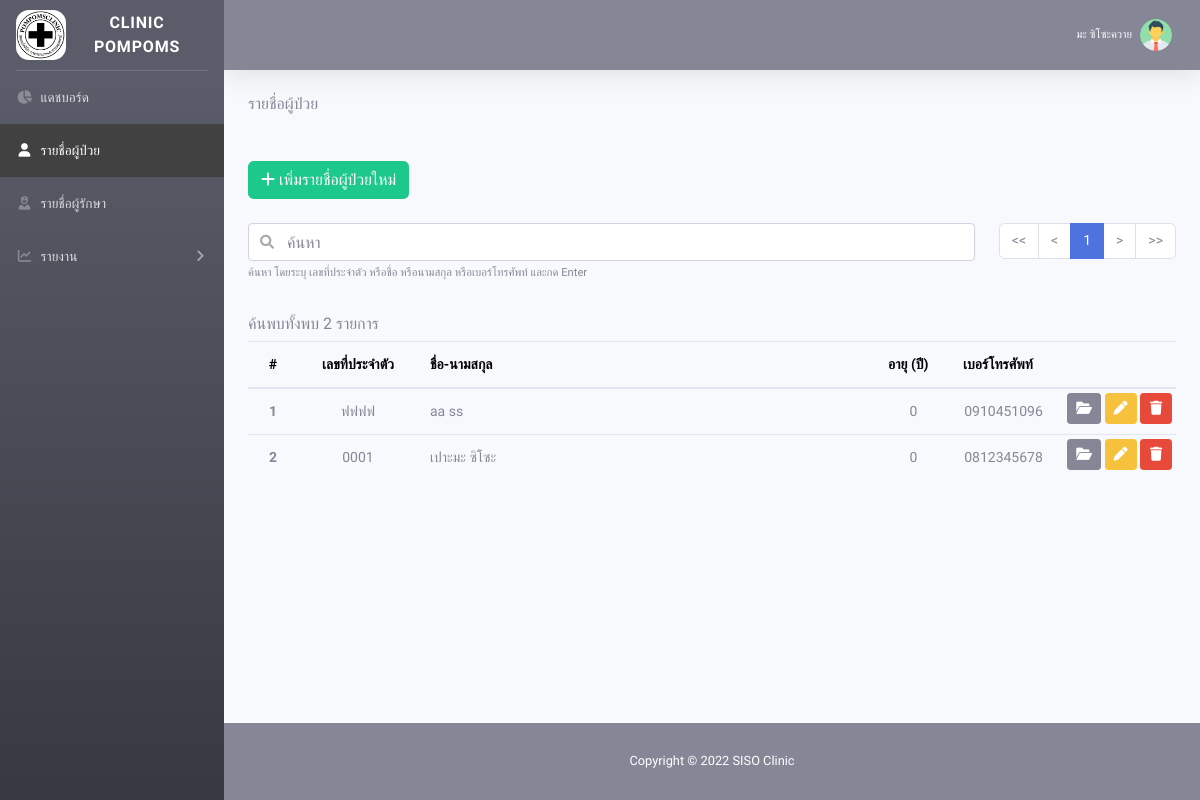
The page /?page=patient (signed in) on the database as committed earlier.
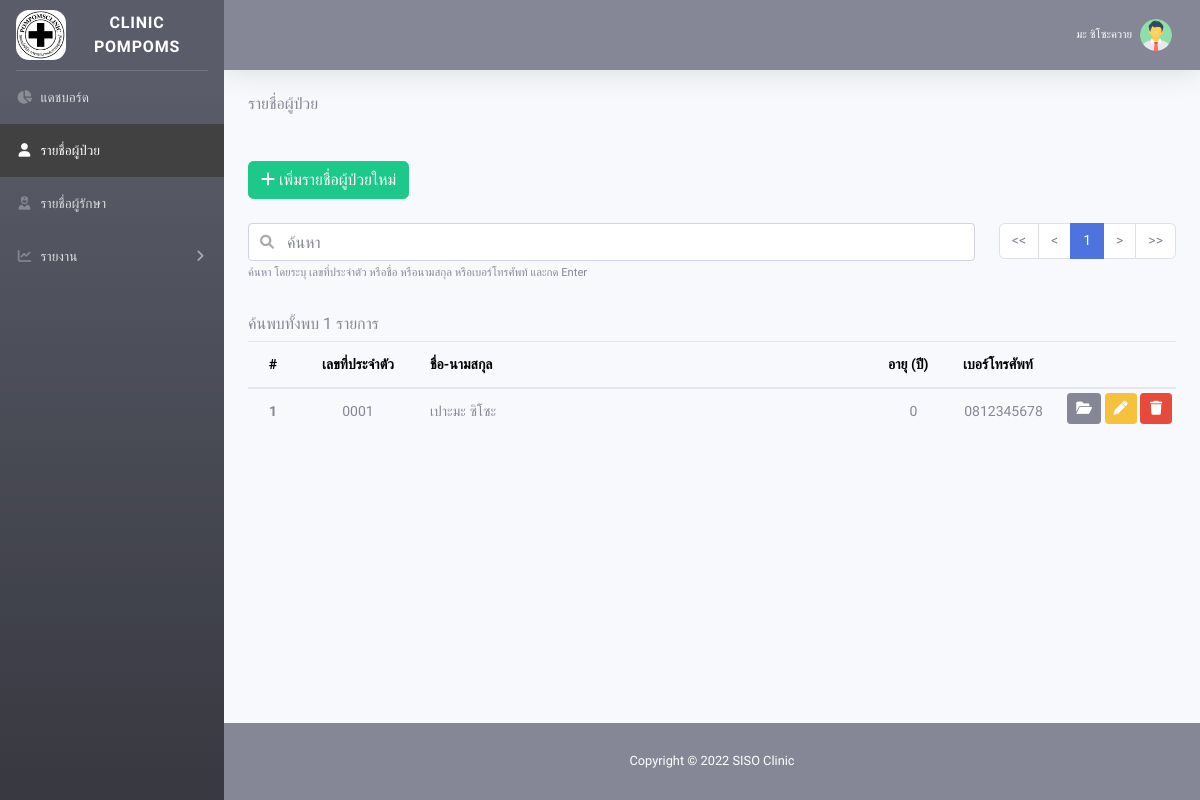
The same page on the database as committed later.
### tables this page shows
CREATE TABLE `user`  (
  `user_id` int(11) NOT NULL,
  `user_name` varchar(200) NULL DEFAULT NULL,
  `user_lname` varchar(200) NULL DEFAULT NULL,
  `username` varchar(200) NULL DEFAULT NULL,
  `password` varchar(200) NULL DEFAULT NULL,
  `image` varchar(200) NULL DEFAULT NULL,
  `status` varchar(1) NULL DEFAULT NULL,
  `add_by` int(11) NULL DEFAULT NULL,
  `add_when` datetime(0) NULL DEFAULT NULL,
  `edit_by` int(11) NULL DEFAULT NULL,
  `edit_when` datetime(0) NULL DEFAULT NULL,
  PRIMARY KEY (`user_id`) USING BTREE
);

CREATE TABLE `patient`  (
  `patient_id` int(11) NOT NULL,
  `patient_name` varchar(200) NULL DEFAULT NULL,
  `patient_lname` varchar(200) NULL DEFAULT NULL,
  `phone` varchar(20) NULL DEFAULT NULL,
  `idcard` varchar(50) NULL DEFAULT NULL COMMENT 'เลขที่ประจำตัว',
  `bdate` date NULL DEFAULT NULL COMMENT 'วันเกิด',
  `disease` varchar(200) NULL DEFAULT NULL COMMENT 'โรคประจำตัว',
  `lose` varchar(200) NULL DEFAULT NULL COMMENT 'แพ้ยา',
  `status` varchar(1) NULL DEFAULT NULL,
  `add_by` int(11) NULL DEFAULT NULL,
  `add_when` datetime(0) NULL DEFAULT NULL,
  `edit_by` int(11) NULL DEFAULT NULL,
  `edit_when` datetime(0) NULL DEFAULT NULL,
  PRIMARY KEY (`patient_id`) USING BTREE
);

### php/autoload.php (called while the page is built, shortened)
<?php
    include_once("class.database.php");
    include_once("function.php");
    include_once("config.php");
    $DB = new Database(HOST, USER, PASS, DBNAME);
    $USER = GetUser();
    function GetUser() {
        global $DB;
        $username = @$_SESSION["username"];
        $password = @$_SESSION["password"];
        $sql = "SELECT * FROM user WHERE status='Y' AND username='".$username."' AND password='".$password."'";
        $obj = $DB->QueryObj($sql);
        if( sizeof($obj)==1 ) return $obj[0];
        return null;
    }

### php/class.database.php (called while the page is built, shortened)
<?php
	class Database {
		var $host = null;
		var $user = null;
		var $pass = null;
		var $dbname = null;
		var $charset = null;
		var $conn = null;
		public function __construct($host, $user, $pass, $dbname, $charset="UTF8") {
			$this->host = $host;
			$this->user = $user;
			$this->pass = $pass;
			$this->dbname = $dbname;
			$this->charset = $charset;
		}
		public function Close() {
			if(!$this->conn->connect_error) return $this->conn->close();
			return null;
		}
		private function Connect() {
			$host = $this->host;
			$user = $this->user;
			$pass = $this->pass;
			$dbname = $this->dbname;
			$this->conn = @new mysqli( $host , $user , $pass, $dbname );
			$this->conn->query("SET NAMES ".$this->charset);
			$this->conn->query("SET sql_mode = 'NO_AUTO_CREATE_USER,NO_ENGINE_SUBSTITUTION'");
		}
		public function Query($sql) {
			$q = $this->conn->query($sql);
			return $q;
		}
		public function QueryObj($sql, $index="") {
			$obj = array();
			$result = $this->Query($sql);
			while($row = $result->fetch_assoc()) {
				if($index=="") $obj[] = $row;
                else $obj[$row[$index]] = $row;
			}
			return $obj;
		}
	}

### php/config.php (called while the page is built, shortened)
<?php
    $GLOBAL = array(
		"ALLOW_SIZE"=>10,
		"ALLOW_PDF"=>array("pdf"),
        "ALLOW_IMAGE"=>array("png", "jpg", "jpeg", "gif"),
        "ALLOW_PNG_JPG"=>array("png", "jpg"),
        "ALLOW_DOC"=>array("pdf", "doc", "docx", "jpg", "png", "xls", "xlsx"),
        "SHOW"=>50,
        "PAGE_SHOW"=>7,
    );

### php/function.php (called while the page is built, shortened)
<?php
    function CalculateAge($date) {
        $arr = explode("-", $date);
        return date("Y")*1 - $arr[0]*1;
    }

### pages/patient/view.php (the view, shortened to what this page needs)
<?php
    $p = @$_GET["p"]*1; if($p==0) $p = 1;
    $search = @$_GET["search"];
    $condition_search = "";
    $sql = "
        SELECT
            p.*
        FROM patient p
        WHERE 1=1
            ".$condition_search."
        ORDER BY p.patient_id DESC
    ";
    $show = $GLOBAL["SHOW"];
    $all = sizeof( $DB->QueryObj($sql) );
    $p_all = ceil( $all/$show );
    $start = ($p-1)*$show;
    $objData = $DB->QueryObj($sql." LIMIT ".$start.", ".$show);
?>
<div id="wrapper-body">
    <h6 class="mb-5">รายชื่อผู้ป่วย</h6>
    <div class="mb-4">
        <a href="./?page=patient-add" class="btn btn-success" title="เพิ่มรายชื่อผู้ป่วยใหม่">
            <i class="fas fa-plus"></i> เพิ่มรายชื่อผู้ป่วยใหม่
        </a>
    </div>
    <div class="row mb-3">
        <div class="col">
            <form id="frm-search" autocomplete="off">
                <div class="input-group inner-icon">
                    <input type="text" id="search" class="form-control" placeholder="ค้นหา"
                        value="<?php echo $search; ?>" style="border-radius: .25rem;">
                </div>
                <small class="form-text text-muted mb-3">ค้นหา โดยระบุ เลขที่ประจำตัว หรือชื่อ หรือนามสกุล
                    หรือเบอร์โทรศัพท์ และกด
                    Enter</small>
            </form>
        </div>
        <div class="col-md-auto">
            <?php
                if( sizeof($objData)>0 ) {
                    $href = "./?page=".$PAGE;
                    $p_show = 7;
                    $diff_center = floor($p_show/2);
                    $min_page = $p-$diff_center;
                    $max_page = $p+$diff_center;
                    $duration = 0;
                    if( $min_page<1 ) $duration=1-$min_page;
                    else if( $max_page>$p_all ) $duration=$p_all-$max_page;
                    $min_page = $min_page+$duration;
                    $max_page = $max_page+$duration;
                    if( $max_page>$p_all ) $max_page = $p_all;
            ?>
            <nav aria-label="Page navigation" class="float-right">
                <ul class="pagination mb-2">
                    <?php
                        $disabled_pr = "";
                        $href_pr = $href;
                        if( $p==1 ) {
                            $disabled_pr = "disabled";
                            $href_pr = "#";
                        }
                    ?>
                    <li class="page-item <?php echo $disabled_pr; ?>">
                        <a class="page-link" href="<?php echo $href; ?>" title="หน้าแรก">
                            << </a>
                    </li>
                    <li class="page-item <?php echo $disabled_pr; ?>">
                        <a class="page-link" href="<?php echo $href_pr; ?>" title="หน้าก่อนหน้า">
                            < </a>
                    </li>
                    <?php
                        for($i=$min_page; $i<=$max_page; $i++) {
                            $href_p = $href;
                            $active = "";
                            if( $i==$p ) $active = "active";
                            echo '<li class="page-item '.$active.'"><a class="page-link" href="'.$href_p.'">'.$i.'</a></li>';
                        }
                    ?>
                    <?php
                        $disabled_ne = "";
                        $href_ne = $href;
                        $href_ne .= "&p=".($p+1);
                        if( $p==$p_all ) {
                            $disabled_ne = "disabled";
                            $href_ne = "#";
                        }
                    ?>
                    <li class="page-item <?php echo $disabled_ne; ?>">
                        <a class="page-link" href="<?php echo $href_ne; ?>" title="หน้าถัดไป">></a>
                    </li>
                    <li class="page-item <?php echo $disabled_ne; ?>">
                        <a class="page-link" href="<?php echo $href."&p=".$p_all; ?>" title="หน้าสุดท้าย">>></a>
                    </li>
                </ul>
            </nav>
            <?php
                }
            ?>
        </div>
    </div>
    <h6>ค้นพบทั้งพบ <?php echo $all; ?> รายการ</h6>
    <div class="table-responsive">
        <table class="table">
            <thead>
                <tr>
                    <th scope="col" class="text-center" style="width: 50px;">#</th>
                    <th scope="col" style="width: 120px;" class="text-center">เลขที่ประจำตัว</th>
                    <th scope="col">ชื่อ-นามสกุล</th>
                    <th scope="col" style="width: 75px;">อายุ (ปี)</th>
                    <th scope="col" style="width: 105px;">เบอร์โทรศัพท์</th>
                    <th scope="col" style="width: 120px;"></th>
                </tr>
            </thead>
            <tbody>
                <?php
                    $old_param = "";
                    $old_param .= (@$_GET["search"]!="") ? "&old_search=".$_GET["search"] : "";
                    $old_param .= (@$_GET["p"]!="") ? "&old_p=".$_GET["p"] : "";
                    foreach($objData as $key=>$row) {
                        echo '
                            <tr data-json="'.htmlspecialchars(json_encode($row)).'">
                                <th class="text-center">'.(($show*($p-1))+($key+1)).'</th>
                                <td class="text-center">'.$row["idcard"].'</td>
                                <td>'.$row["patient_name"].' '.$row["patient_lname"].'</td>
                                <td class="text-center">'.CalculateAge($row["bdate"]).'</td>
                                <td class="text-center">'.$row["phone"].'</td>
                                <td class="p-0 pt-1 pr-1 text-right">
                                    <a href="./?page=patient-data'.$old_param.'&patient_id='.$row["patient_id"].'"
                                        class="btn btn-secondary btn-sm" title="เปิดดูประวัติ">
                                        <i class="fas fa-folder-open"></i>
                                    </a>
                                    <a href="./?page=patient-edit&patient_id='.$row["patient_id"].'" title="แก้ไข" class="btn-edit btn btn-warning btn-sm" style="width: 32px">
                                        <i class="fa fa-pen"></i>
                                    </a>
                                    <button title="ลบ" class="btn-del btn btn-danger btn-sm" style="width: 32px">
                                        <i class="fa fa-trash"></i>
                                    </button>
                                </td>
                            </tr>
                        ';
                    }
                ?>
            </tbody>
        </table>
    </div>
</div>

### index.php (shortened to what this page needs)
<?php
    include_once("php/autoload.php");
    $PAGE = isset( $_GET["page"] ) ? $_GET["page"] : 'dashboard';
?>
<!DOCTYPE html>
<html lang="en">
<head>
    <link href="assets/bootstrap-4.3.1/css/bootstrap.min.css" rel="stylesheet">
    <link href="assets/sb-admin-2/css/sb-admin-2.css" rel="stylesheet">
    <link rel="stylesheet" href="assets/fontawesome-free-6.1.1-web/css/all.css">
    <link href="assets/jBox-0.6.4/jBox.all.min.css" rel="stylesheet">
    <link rel="stylesheet" href="assets/fullcalendar-scheduler-5.11.0/main.min.css" />
    <link href="assets/jquery-autocomplete/jquery.auto-complete.css" rel="stylesheet" />
    <link href="assets/index.css?version=<?php echo VERSION; ?>" rel="stylesheet">
</head>
<body id="page-top">
    <div id="wrapper">
        <?php include("master/side-menu.php"); ?>
        <div id="content-wrapper" class="d-flex flex-column">
            <div id="content">
                <?php include("master/navbar.php"); ?>
                <div class="container-fluid">
                    <?php
                        if( ChkPermit() ) {
                            echo '<link href="pages/'.$PAGE.'/view.css?version='.VERSION.'" rel="stylesheet">';
                            include_once("pages/".$PAGE."/view.php");
                        } else {
                            echo '<link href="pages/pagenotfound/view.css?version='.VERSION.'" rel="stylesheet">';
                            echo '<script src="pages/pagenotfound/view.js?version='.VERSION.'"></script>';
                            include_once("pages/pagenotfound/view.php");
                        }
                        function chkPermit() {
                            global $PAGE;
                            if( file_exists("pages/".$PAGE."/view.php") ) return true;
                            return false;
                        }
                    ?>
                </div>
            </div>
            <?php include("master/footer.php"); ?>
        </div>
    </div>
</body>
</html>

### master/side-menu.php (shortened to what this page needs)
<ul class="navbar-nav bg-gradient-dark sidebar sidebar-dark accordion" id="accordionSidebar">
    <a class="sidebar-brand d-flex align-items-center justify-content-center" href="./">
        <div class="sidebar-brand-icon">
            <img src="images/logo.png?version=<?php echo VERSION; ?>" alt="" style="width:50px; border-radius: 13px;">
        </div>
        <div class="sidebar-brand-text mx-3">CLINIC POMPOMS</div>
    </a>
    <hr class="sidebar-divider my-0">
    <?php
        $menu = array("dashboard");
    ?>
    <li class="nav-item <?php if(in_array($PAGE, $menu)) echo 'active'; ?>">
        <a class="nav-link" href="./">
            <i class="fas fa-fw fa-chart-pie"></i>
            <span>แดชบอร์ด</span>
        </a>
    </li>
    <?php
        $menu = array("patient", "patient-data", "patient-add", "patient-edit");
    ?>
    <li class="nav-item <?php if(in_array($PAGE, $menu)) echo 'active'; ?>">
        <a class="nav-link" href="./?page=patient">
            <i class="fas fa-fw fa-user"></i>
            <span>รายชื่อผู้ป่วย</span>
        </a>
    </li>
    <?php
        $menu = array("nurse", "nurse-add", "nurse-edit");
    ?>
    <li class="nav-item <?php if(in_array($PAGE, $menu)) echo 'active'; ?>">
        <a class="nav-link" href="./?page=nurse">
            <i class="fas fa-fw fa-user-nurse"></i>
            <span>รายชื่อผู้รักษา</span>
        </a>
    </li>
    <?php
        $menu = array(
            "calendar",
            "appointment"
        );
    ?>
    <li class="nav-item <?php if(in_array($PAGE, $menu)) echo 'active'; ?>">
        <a class="nav-link <?php if(!in_array($PAGE, $menu)) echo 'collapsed'; ?>" href="" data-toggle="collapse"
            data-target="#collapsePages2">
            <i class="fas fa-fw fa-chart-line"></i>
            <span>รายงาน</span>
        </a>
    </li>
</ul>

### master/navbar.php (shortened to what this page needs)
<nav class="navbar navbar-expand navbar-light bg-secondary topbar mb-4 static-top shadow">
    <ul class="navbar-nav ml-auto">
        <li class="nav-item dropdown no-arrow">
            <a class="nav-link dropdown-toggle" href="#" id="userDropdown" role="button" data-toggle="dropdown"
                aria-haspopup="true" aria-expanded="false">
                <span class="mr-2 d-none d-sm-inline text-white small">
                    <?php echo $USER['user_name']; ?>
                    <?php echo $USER['user_lname']; ?>
                </span>
                <img class="img-profile rounded-circle" src="../fileupload/staffs/<?php echo $USER["image"]; ?>"
                    alt="Profile" onerror="OnError(this, 'images/no-staff.png')">
            </a>
        </li>
    </ul>
</nav>

### master/footer.php
<footer class="sticky-footer bg-secondary text-white">
    <div class="container my-auto">
        <div class="copyright text-center my-auto">
            <span>Copyright &copy; 2022 SISO Clinic</span>
        </div>
    </div>
</footer>

### assets/index.css (style rules this page uses)
html { position: relative; min-height: 100%; }
body { font-family: "Sarabun", sans-serif; font-size: 14px; }
#wrapper-body { margin-bottom: 40px; }
.text-right { text-align: right; }
.inner-icon .form-control { padding-left: 2.375rem; }
.table thead td, .table thead th { color: #000 !important; }

### master/side-menu.php (style rules this page uses)
.sidebar-dark .nav-item.active { background-color: #414141; }
.sidebar-dark .nav-item.active .nav-link { font-weight: initial; }

Rows that differ between the two databases and show on the page:
removed patient: key "1", idcard "ฟฟฟฟ", patient_name "aa", patient_lname "ss", bdate "0", phone "0910451096"
computed for patient "เปาะมะ": key "2" → "1"
Other text that changed with them:
$all: "2" → "1"
